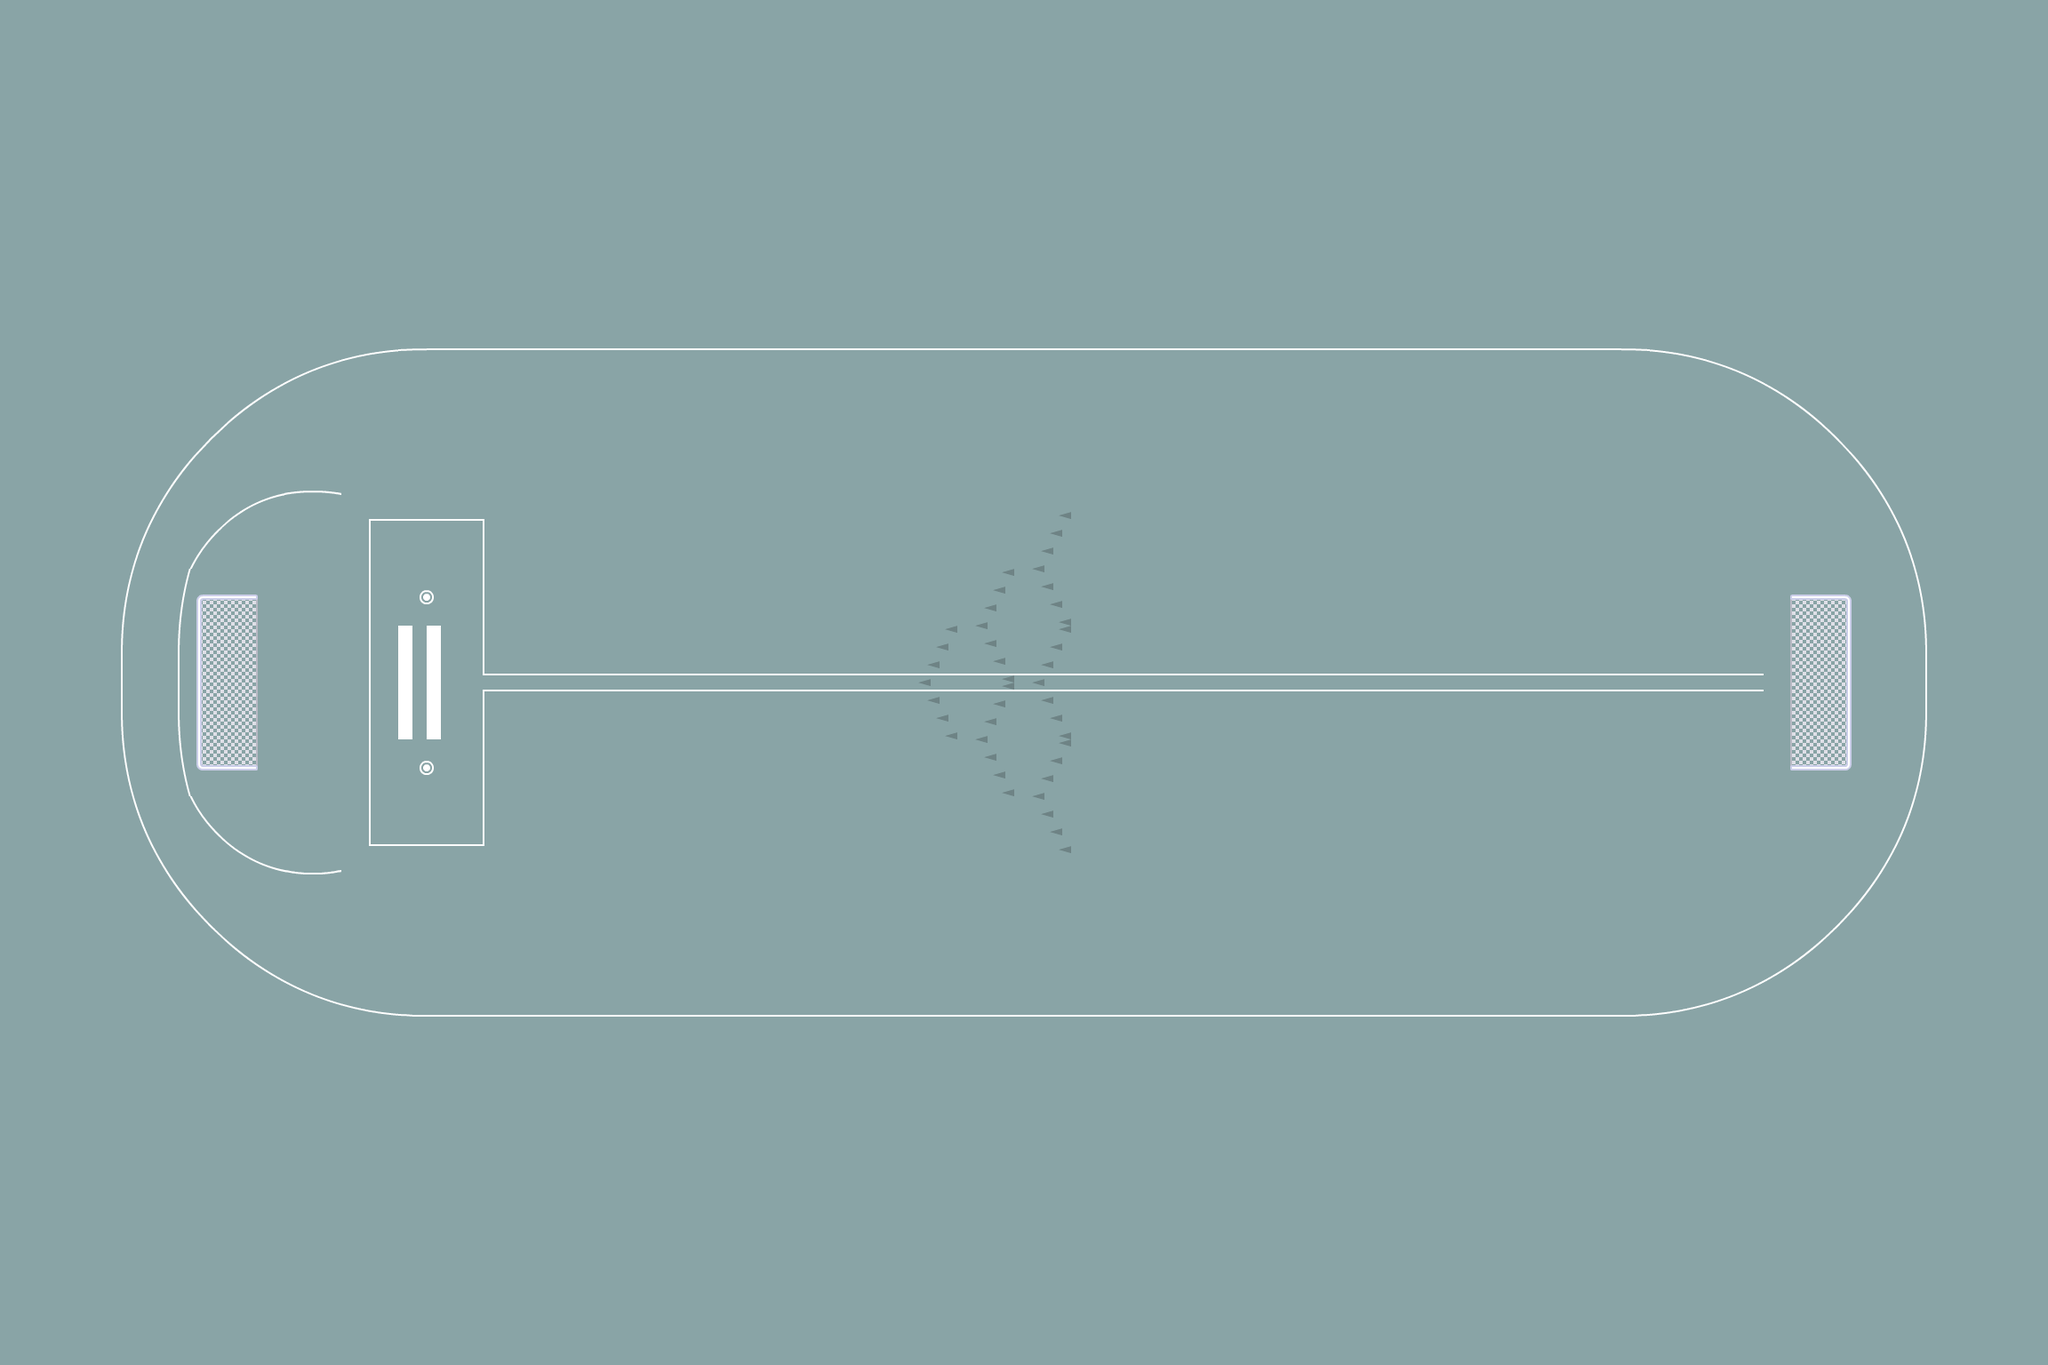

This game map was drawn from its Tiled (.tmx) file and the tilesets committed beside it. A one-line description and the full map source follow:
An orthogonal 36x24 tile map with 64x64 px tiles, 2 tile layers (Floor, Elements), 2 tilesets.

<map version="1.10" tiledversion="1.11.0" orientation="orthogonal" renderorder="right-down" width="36" height="24" tilewidth="64" tileheight="64" infinite="0" nextlayerid="6" nextobjectid="1">
 <editorsettings>
  <export target="sportsMap.json" format="json" />
 </editorsettings>
 <tileset firstgid="1" name="groundTarmac" tilewidth="64" tileheight="64" tilecount="208" columns="13">
  <image source="tilesheets/groundTarmac.png" width="832" height="1024" />
 </tileset>
 <tileset firstgid="209" name="elements" tilewidth="64" tileheight="64" tilecount="81" columns="9">
  <image source="tilesheets/elements.png" width="576" height="576" />
 </tileset>
 <layer id="4" name="Floor" width="36" height="24">
  <data encoding="csv">
1,1,1,1,1,1,1,1,1,1,1,1,1,1,1,1,1,1,1,1,1,1,1,1,1,1,1,1,1,1,1,1,1,1,1,1,
1,1,1,1,1,1,1,1,1,1,1,1,1,1,1,1,1,1,1,1,1,1,1,1,1,1,1,1,1,1,1,1,1,1,1,1,
1,1,1,1,1,1,1,1,1,1,1,1,1,1,1,1,1,1,1,1,1,1,1,1,1,1,1,1,1,1,1,1,1,1,1,1,
1,1,1,1,1,1,1,1,1,1,1,1,1,1,1,1,1,1,1,1,1,1,1,1,1,1,1,1,1,1,1,1,1,1,1,1,
1,1,1,1,1,1,1,1,1,1,1,1,1,1,1,1,1,1,1,1,1,1,1,1,1,1,1,1,1,1,1,1,1,1,1,1,
1,1,1,1,1,1,1,1,1,1,1,1,1,1,1,1,1,1,1,1,1,1,1,1,1,1,1,1,1,1,1,1,1,1,1,1,
1,1,1,1,55,56,57,86,3,3,3,3,3,3,3,3,3,3,3,3,3,3,3,3,3,3,3,3,84,61,62,63,1,1,1,1,
1,1,1,67,68,1,1,1,1,1,1,1,1,1,1,1,1,1,1,1,1,1,1,1,1,1,1,1,1,1,1,76,77,1,1,1,
1,1,79,80,58,59,1,1,1,1,1,1,1,1,1,1,1,1,1,1,1,1,1,1,1,1,1,1,1,1,1,1,90,91,1,1,
1,1,92,70,71,1,11,3,12,1,1,1,1,1,1,1,1,1,1,1,1,1,1,1,1,1,1,1,1,1,1,1,1,104,1,1,
1,1,105,105,1,1,17,40,17,1,1,1,1,1,1,1,1,1,1,1,1,1,1,1,1,1,1,1,1,1,1,1,1,117,1,1,
1,1,145,145,1,1,17,170,24,42,42,42,42,42,42,42,42,42,42,42,42,42,42,42,42,42,42,42,42,42,42,1,1,155,1,1,
1,1,93,93,1,1,17,170,11,3,3,3,3,3,3,3,3,3,3,3,3,3,3,3,3,3,3,3,3,3,3,1,1,103,1,1,
1,1,131,131,1,1,17,40,17,1,1,1,1,1,1,1,1,1,1,1,1,1,1,1,1,1,1,1,1,1,1,1,1,143,1,1,
1,1,144,174,175,1,24,42,25,1,1,1,1,1,1,1,1,1,1,1,1,1,1,1,1,1,1,1,1,1,1,1,1,156,1,1,
1,1,157,158,188,189,1,1,1,1,1,1,1,1,1,1,1,1,1,1,1,1,1,1,1,1,1,1,1,1,1,1,168,169,1,1,
1,1,1,171,172,1,1,1,1,1,1,1,1,1,1,1,1,1,1,1,1,1,1,1,1,1,1,1,1,1,1,180,181,1,1,1,
1,1,1,1,185,186,187,164,42,42,42,42,42,42,42,42,42,42,42,42,42,42,42,42,42,42,42,42,162,191,192,193,1,1,1,1,
1,1,1,1,1,1,1,1,1,1,1,1,1,1,1,1,1,1,1,1,1,1,1,1,1,1,1,1,1,1,1,1,1,1,1,1,
1,1,1,1,1,1,1,1,1,1,1,1,1,1,1,1,1,1,1,1,1,1,1,1,1,1,1,1,1,1,1,1,1,1,1,1,
1,1,1,1,1,1,1,1,1,1,1,1,1,1,1,1,1,1,1,1,1,1,1,1,1,1,1,1,1,1,1,1,1,1,1,1,
1,1,1,1,1,1,1,1,1,1,1,1,1,1,1,1,1,1,1,1,1,1,1,1,1,1,1,1,1,1,1,1,1,1,1,1,
1,1,1,1,1,1,1,1,1,1,1,1,1,1,1,1,1,1,1,1,1,1,1,1,1,1,1,1,1,1,1,1,1,1,1,1,
1,1,1,1,1,1,1,1,1,1,1,1,1,1,1,1,1,1,1,1,1,1,1,1,1,1,1,1,1,1,1,1,1,1,1,1
</data>
 </layer>
 <layer id="5" name="Elements" width="36" height="24">
  <data encoding="csv">
0,0,0,0,0,0,0,0,0,0,0,0,0,0,0,0,0,0,0,0,0,0,0,0,0,0,0,0,0,0,0,0,0,0,0,0,
0,0,0,0,0,0,0,0,0,0,0,0,0,0,0,0,0,0,0,0,0,0,0,0,0,0,0,0,0,0,0,0,0,0,0,0,
0,0,0,0,0,0,0,0,0,0,0,0,0,0,0,0,0,0,0,0,0,0,0,0,0,0,0,0,0,0,0,0,0,0,0,0,
0,0,0,0,0,0,0,0,0,0,0,0,0,0,0,0,0,0,0,0,0,0,0,0,0,0,0,0,0,0,0,0,0,0,0,0,
0,0,0,0,0,0,0,0,0,0,0,0,0,0,0,0,0,0,0,0,0,0,0,0,0,0,0,0,0,0,0,0,0,0,0,0,
0,0,0,0,0,0,0,0,0,0,0,0,0,0,0,0,0,0,0,0,0,0,0,0,0,0,0,0,0,0,0,0,0,0,0,0,
0,0,0,0,0,0,0,0,0,0,0,0,0,0,0,0,0,0,0,0,0,0,0,0,0,0,0,0,0,0,0,0,0,0,0,0,
0,0,0,0,0,0,0,0,0,0,0,0,0,0,0,0,0,0,0,0,0,0,0,0,0,0,0,0,0,0,0,0,0,0,0,0,
0,0,0,0,0,0,0,0,0,0,0,0,0,0,0,0,0,0,0,0,0,0,0,0,0,0,0,0,0,0,0,0,0,0,0,0,
0,0,0,0,0,0,0,0,0,0,0,0,0,0,0,0,0,0,2147483913,0,0,0,0,0,0,0,0,0,0,0,0,0,0,0,0,0,
0,0,0,240,242,0,0,0,0,0,0,0,0,0,0,0,0,2147483913,2147483914,0,0,0,0,0,0,0,0,0,0,0,0,243,244,0,0,0,
0,0,0,249,251,0,0,0,0,0,0,0,0,0,0,0,2147483913,2147483914,2147483913,0,0,0,0,0,0,0,0,0,0,0,0,252,253,0,0,0,
0,0,0,249,251,0,0,0,0,0,0,0,0,0,0,0,2147483914,2147483913,2147483914,0,0,0,0,0,0,0,0,0,0,0,0,252,253,0,0,0,
0,0,0,258,260,0,0,0,0,0,0,0,0,0,0,0,0,2147483914,2147483913,0,0,0,0,0,0,0,0,0,0,0,0,261,262,0,0,0,
0,0,0,0,0,0,0,0,0,0,0,0,0,0,0,0,0,0,2147483914,0,0,0,0,0,0,0,0,0,0,0,0,0,0,0,0,0,
0,0,0,0,0,0,0,0,0,0,0,0,0,0,0,0,0,0,0,0,0,0,0,0,0,0,0,0,0,0,0,0,0,0,0,0,
0,0,0,0,0,0,0,0,0,0,0,0,0,0,0,0,0,0,0,0,0,0,0,0,0,0,0,0,0,0,0,0,0,0,0,0,
0,0,0,0,0,0,0,0,0,0,0,0,0,0,0,0,0,0,0,0,0,0,0,0,0,0,0,0,0,0,0,0,0,0,0,0,
0,0,0,0,0,0,0,0,0,0,0,0,0,0,0,0,0,0,0,0,0,0,0,0,0,0,0,0,0,0,0,0,0,0,0,0,
0,0,0,0,0,0,0,0,0,0,0,0,0,0,0,0,0,0,0,0,0,0,0,0,0,0,0,0,0,0,0,0,0,0,0,0,
0,0,0,0,0,0,0,0,0,0,0,0,0,0,0,0,0,0,0,0,0,0,0,0,0,0,0,0,0,0,0,0,0,0,0,0,
0,0,0,0,0,0,0,0,0,0,0,0,0,0,0,0,0,0,0,0,0,0,0,0,0,0,0,0,0,0,0,0,0,0,0,0,
0,0,0,0,0,0,0,0,0,0,0,0,0,0,0,0,0,0,0,0,0,0,0,0,0,0,0,0,0,0,0,0,0,0,0,0,
0,0,0,0,0,0,0,0,0,0,0,0,0,0,0,0,0,0,0,0,0,0,0,0,0,0,0,0,0,0,0,0,0,0,0,0
</data>
 </layer>
</map>
